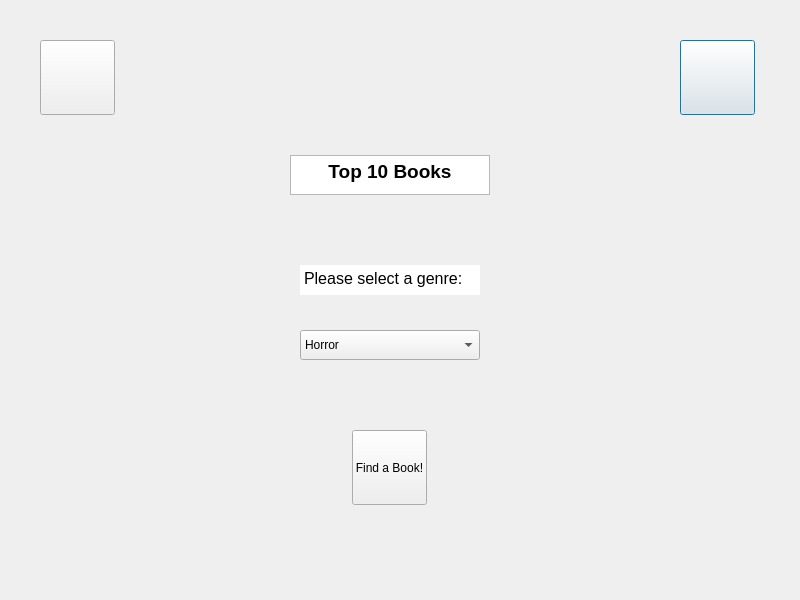
<?xml version="1.0" encoding="UTF-8"?>
<ui version="4.0">
 <class>Dialog</class>
 <widget class="QDialog" name="Dialog">
  <property name="geometry">
   <rect>
    <x>0</x>
    <y>0</y>
    <width>800</width>
    <height>600</height>
   </rect>
  </property>
  <property name="windowTitle">
   <string>Dialog</string>
  </property>
  <widget class="QPushButton" name="Top10HomeButton">
   <property name="geometry">
    <rect>
     <x>680</x>
     <y>40</y>
     <width>75</width>
     <height>75</height>
    </rect>
   </property>
   <property name="sizePolicy">
    <sizepolicy hsizetype="Minimum" vsizetype="Fixed">
     <horstretch>0</horstretch>
     <verstretch>0</verstretch>
    </sizepolicy>
   </property>
   <property name="text">
    <string/>
   </property>
   <property name="icon">
    <iconset>
     <normaloff>images/home.png</normaloff>images/home.png</iconset>
   </property>
   <property name="iconSize">
    <size>
     <width>64</width>
     <height>64</height>
    </size>
   </property>
  </widget>
  <widget class="QPushButton" name="Top10HelpButton">
   <property name="geometry">
    <rect>
     <x>40</x>
     <y>40</y>
     <width>75</width>
     <height>75</height>
    </rect>
   </property>
   <property name="text">
    <string/>
   </property>
   <property name="icon">
    <iconset>
     <normaloff>images/QuestionMark.png</normaloff>images/QuestionMark.png</iconset>
   </property>
   <property name="iconSize">
    <size>
     <width>48</width>
     <height>48</height>
    </size>
   </property>
  </widget>
  <widget class="QTextBrowser" name="PageTitleMsg">
   <property name="geometry">
    <rect>
     <x>290</x>
     <y>155</y>
     <width>200</width>
     <height>40</height>
    </rect>
   </property>
   <property name="html">
    <string>&lt;!DOCTYPE HTML PUBLIC &quot;-//W3C//DTD HTML 4.0//EN&quot; &quot;http://www.w3.org/TR/REC-html40/strict.dtd&quot;&gt;
&lt;html&gt;&lt;head&gt;&lt;meta name=&quot;qrichtext&quot; content=&quot;1&quot; /&gt;&lt;style type=&quot;text/css&quot;&gt;
p, li { white-space: pre-wrap; }
&lt;/style&gt;&lt;/head&gt;&lt;body style=&quot; font-family:'MS Shell Dlg 2'; font-size:8.25pt; font-weight:400; font-style:normal;&quot;&gt;
&lt;p align=&quot;center&quot; style=&quot; margin-top:0px; margin-bottom:0px; margin-left:0px; margin-right:0px; -qt-block-indent:0; text-indent:0px;&quot;&gt;&lt;span style=&quot; font-size:14pt; font-weight:600;&quot;&gt;Top 10 Books&lt;/span&gt;&lt;/p&gt;&lt;/body&gt;&lt;/html&gt;</string>
   </property>
  </widget>
  <widget class="QTextBrowser" name="textBrowser">
   <property name="geometry">
    <rect>
     <x>300</x>
     <y>265</y>
     <width>180</width>
     <height>30</height>
    </rect>
   </property>
   <property name="frameShape">
    <enum>QFrame::NoFrame</enum>
   </property>
   <property name="html">
    <string>&lt;!DOCTYPE HTML PUBLIC &quot;-//W3C//DTD HTML 4.0//EN&quot; &quot;http://www.w3.org/TR/REC-html40/strict.dtd&quot;&gt;
&lt;html&gt;&lt;head&gt;&lt;meta name=&quot;qrichtext&quot; content=&quot;1&quot; /&gt;&lt;style type=&quot;text/css&quot;&gt;
p, li { white-space: pre-wrap; }
&lt;/style&gt;&lt;/head&gt;&lt;body style=&quot; font-family:'MS Shell Dlg 2'; font-size:8.25pt; font-weight:400; font-style:normal;&quot;&gt;
&lt;p style=&quot; margin-top:0px; margin-bottom:0px; margin-left:0px; margin-right:0px; -qt-block-indent:0; text-indent:0px;&quot;&gt;&lt;span style=&quot; font-size:12pt;&quot;&gt;Please select a genre:&lt;/span&gt;&lt;/p&gt;&lt;/body&gt;&lt;/html&gt;</string>
   </property>
  </widget>
  <widget class="QComboBox" name="genreBox">
   <property name="geometry">
    <rect>
     <x>300</x>
     <y>330</y>
     <width>180</width>
     <height>30</height>
    </rect>
   </property>
   <item>
    <property name="text">
     <string>Horror</string>
    </property>
   </item>
   <item>
    <property name="text">
     <string>Fiction</string>
    </property>
   </item>
   <item>
    <property name="text">
     <string>Mystery</string>
    </property>
   </item>
   <item>
    <property name="text">
     <string>Biography</string>
    </property>
   </item>
   <item>
    <property name="text">
     <string>Suspense</string>
    </property>
   </item>
   <item>
    <property name="text">
     <string>Thriller</string>
    </property>
   </item>
  </widget>
  <widget class="QPushButton" name="SearchBtn">
   <property name="geometry">
    <rect>
     <x>352</x>
     <y>430</y>
     <width>75</width>
     <height>75</height>
    </rect>
   </property>
   <property name="text">
    <string>Find a Book!</string>
   </property>
  </widget>
 </widget>
 <resources/>
 <connections/>
</ui>
